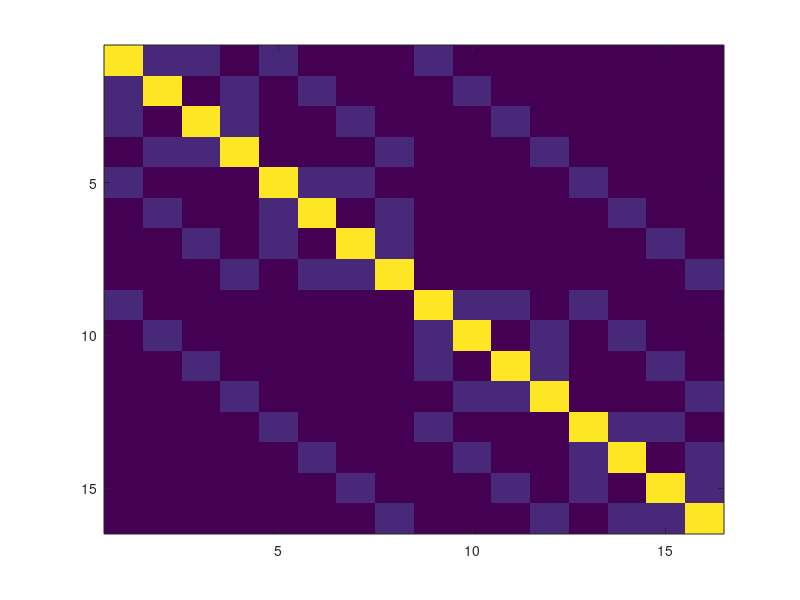

Source code (MATLAB): (Note: this script raises an error after producing the figure.)
clc; clear; close all;
% construct hier. arrangement ala Tiago
p1 = [0.9, 0.11; 0.11, 0.9];
P = kron(kron(p1,p1),kron(p1,p1));
figure
imagesc(P)

% create partition vector
pvec = kron(1:16,ones(1,50));
H = transformPartitionVectorToHMatrix(pvec);



% big Prob matrix
Omega = H*P*H';
P = Omega > rand(size(Omega));
P = triu(P) + triu(P)' - 2*diag(diag(P));

P = H'*P*H;

D = diag(sum(P));
L = eye(size(D)) - 2*(D - P)/max(diag(D));
Lrohe = D^(-1/2)*P*D^(-1/2);

[u2,v2] = eig(L);
[a1,b] = sort(abs(diag(v2)),'descend');
u2 = u2(:,b);

[u1,v1] = eig(Lrohe);
[a2,b] = sort(abs(diag(v1)),'descend');
u1 = u1(:,b);


figure
plot(diag(v2))
figure
plot(u2(:,1:16))

figure
plot(diag(v1))
figure
plot(u1(:,1:16))

k=16;
x = zeros(1,k);
xx = zeros(1,k);
% [U,S,V] = svd(u1(:,1:k)');
[Q,R,perm] = qr(u1(:,1:k)','vector');
figure
plot(abs(Q'*u1(:,1:k)')')
for n_evals = 1:16
EV = u1(:,n_evals:end);
% figure
% plot(EV)

% part = kmeans(EV,n_evals);
[Q,R,perm] = qr(EV','vector');
[~,part] = max(abs(Q'*EV'));
figure;
plot(abs(Q'*EV')')
figure;
plot(part)
H3 = transformPartitionVectorToHMatrix(part);


error1 = (eye(length(EV)) - H3*((H3'*H3)^-1)*H3')*EV;
H3 = normc(H3);
error2 = (eye(length(EV))-EV*EV')*H3;
x(n_evals)  = norm(error1,'fro')/(n_evals-n_evals^2/length(EV));
xx(n_evals) = norm(error2,'fro')/(n_evals-n_evals^2/length(EV));
end
figure
plot(xx)
hold all
plot(x)
plot(x+xx)
